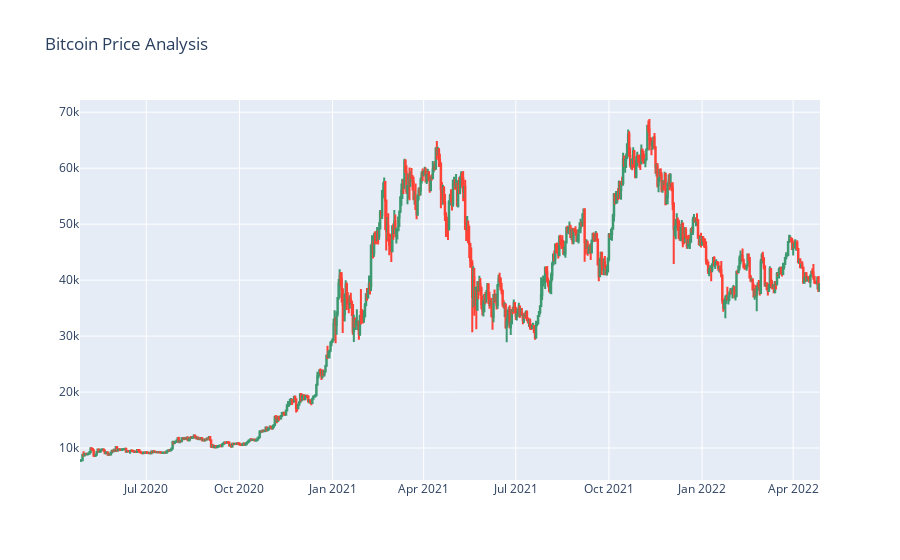

Notebook cell for this chart:
### Code cell
import plotly.graph_objects as go
figure = go.Figure(data=[go.Candlestick(x=data["Date"],
                                        open=data["Open"], 
                                        high=data["High"],
                                        low=data["Low"], 
                                        close=data["Close"])])
figure.update_layout(title = "Bitcoin Price Analysis", 
                     xaxis_rangeslider_visible=False)
figure.show()

### Figure 1 — Plotly figure (JSON) as saved in the notebook; plotly's stock layout.template omitted (floating-point values rounded to 4 significant figures; data arrays with more than 128 entries replaced by an {"elided": "..."} marker saying what was removed)
{"data": [{"close": {"elided": "731 float values"}, "high": {"elided": "731 float values"}, "low": {"elided": "731 float values"}, "open": {"elided": "731 float values"}, "type": "candlestick", "x": {"elided": "731 str values"}}], "layout": {"title": {"text": "Bitcoin Price Analysis"}, "xaxis": {"rangeslider": {"visible": false}}}}
